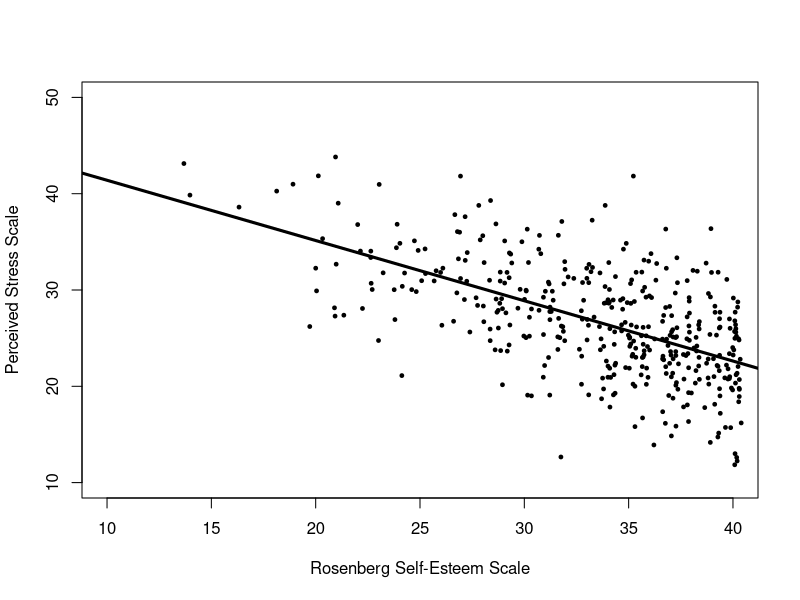
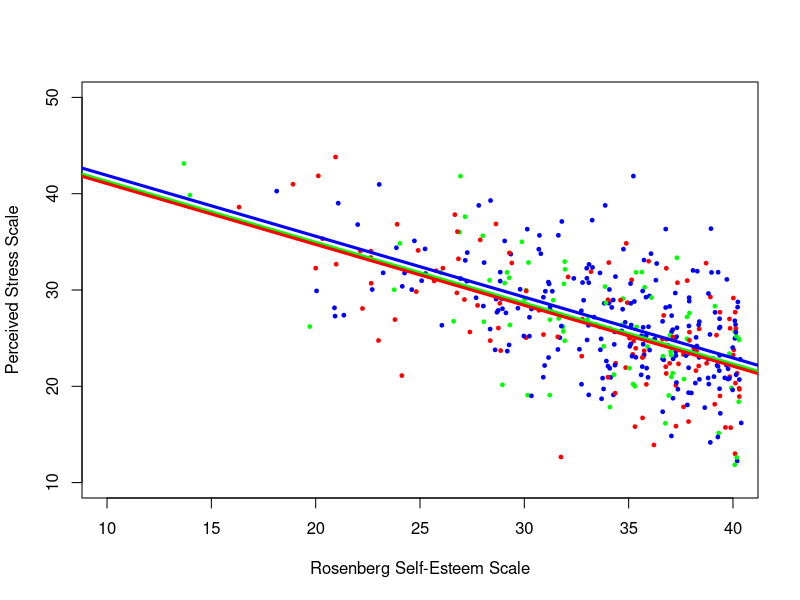
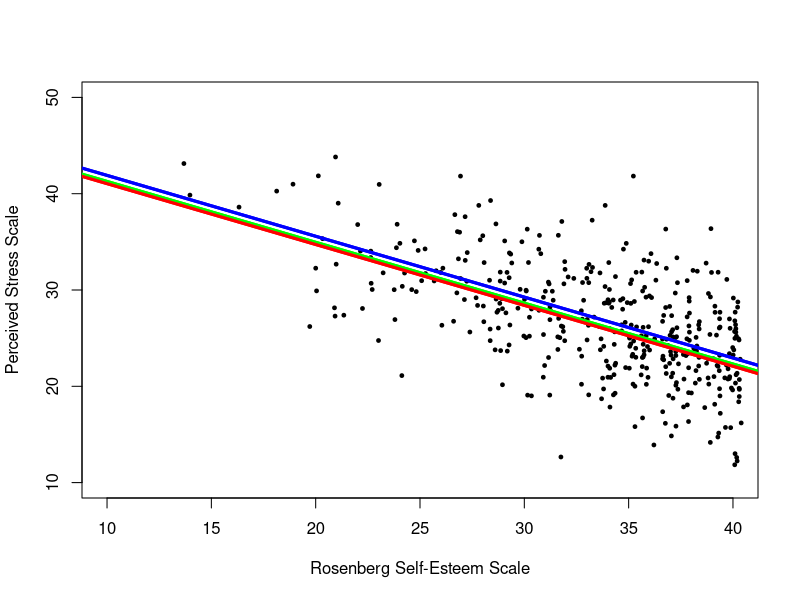
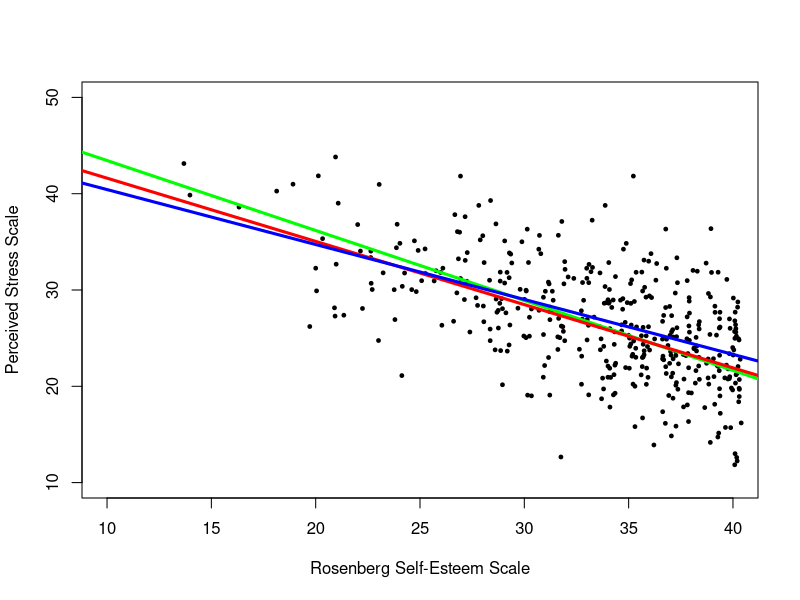
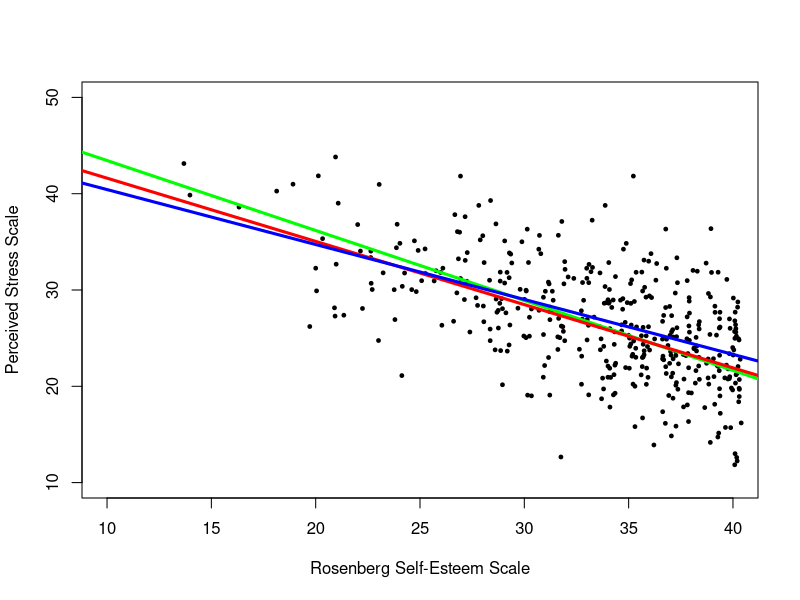
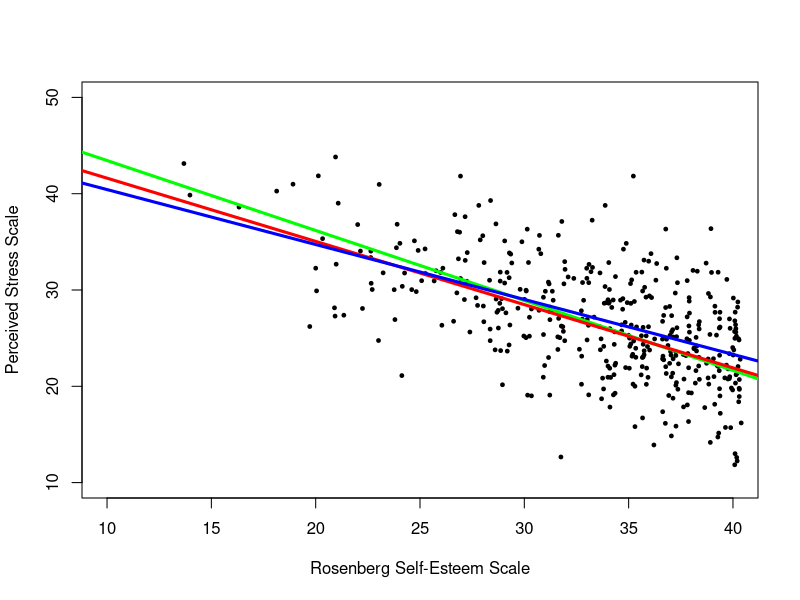
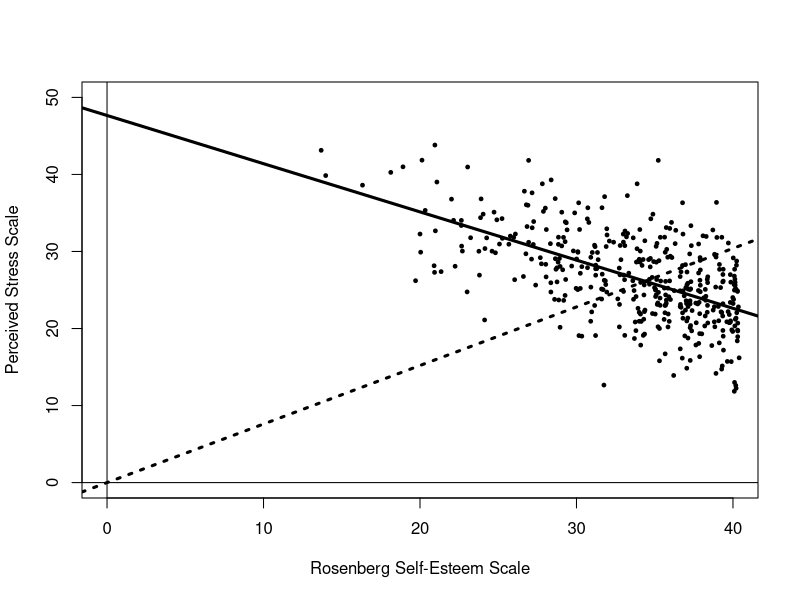

Reproduce these figures in R, in order.
############################################################################

# Open Online R Stream (https://www.wvbauer.com/doku.php/live_streams)
#
# By:   Wolfgang Viechtbauer (https://www.wvbauer.com)
# Date: 2021-04-01
#
# Topic(s):
# - fundamentals of regression modeling with R (part 2)
#
# last updated: 2021-04-07

############################################################################

# read in the data
dat <- read.delim("data_survey_edit.txt", na.strings="", as.is=TRUE)

# look at first 6 rows of the dataset
head(dat)

# to make things a bit easier below, keep only participants with complete data
# on the variables pss, source, rses, and sex
dat <- dat[complete.cases(dat[c("pss", "source", "rses", "sex")]),]

# collapse the source variable down to a smaller number of levels
table(dat$source)
dat$source <- ifelse(dat$source %in% c("children", "family", "friendships", "spouse/partner"), "interpers", dat$source)
dat$source <- ifelse(dat$source %in% c("health/illness", "lack of time", "life in general", "money/finances"), "other", dat$source)
table(dat$source)

############################################################################

# fit a simple regression model with a quantitative predictor (rses)
res <- lm(pss ~ rses, data=dat)
summary(res)

# scatterplot of pss versus rses (with jittering)
set.seed(1234)
plot(jitter(pss, amount=0.4) ~ jitter(rses, amount=0.4), data=dat,
     xlab="Rosenberg Self-Esteem Scale", ylab="Perceived Stress Scale",
     pch=19, cex=0.5, xlim=c(10,40), ylim=c(10,50))

# add the regression line to the scatterplot
abline(res, lwd=3)

############################################################################

# fit a regression model with source and rses as predictors
# note: source is a 'categorical' predictor
res <- lm(pss ~ source + rses, data=dat)
summary(res)

# draw scatterplot again (and color the points by group)
set.seed(1234)
plot(jitter(pss, amount=0.4) ~ jitter(rses, amount=0.4), data=dat,
     pch=19, cex=0.5, xlim=c(10,40), ylim=c(10,50),
     xlab="Rosenberg Self-Esteem Scale", ylab="Perceived Stress Scale",
     col=ifelse(dat$source == "interpers", "green", ifelse(dat$source == "other", "red", "blue")))

# add the regression line for the 'interpers' group
abline(a=coef(res)[1], b=coef(res)[4], lwd=3, col="green")

# add the regression line for the 'other' group
abline(a=coef(res)[1]+coef(res)[2], b=coef(res)[4], lwd=3, col="red")

# add the regression line for the 'work' group
abline(a=coef(res)[1]+coef(res)[3], b=coef(res)[4], lwd=3, col="blue")

# (install if necessary and) load the 'car' package
#install.packages("car")
library(car)

# test if the intercepts differ for 'other' versus 'work'
linearHypothesis(res, hypothesis.matrix=c(0,1,-1,0))

# fit the same model but without the intercept term
res <- lm(pss ~ 0 + source + rses, data=dat)
summary(res)

# draw scatterplot again
set.seed(1234)
plot(jitter(pss, amount=0.4) ~ jitter(rses, amount=0.4), data=dat,
     xlab="Rosenberg Self-Esteem Scale", ylab="Perceived Stress Scale",
     pch=19, cex=0.5, xlim=c(10,40), ylim=c(10,50))

# add the three regression lines to the scatterplot
abline(a=coef(res)[1], b=coef(res)[4], lwd=3, col="green")
abline(a=coef(res)[2], b=coef(res)[4], lwd=3, col="red")
abline(a=coef(res)[3], b=coef(res)[4], lwd=3, col="blue")

# can also use the coefficient names instead of their position
abline(a=coef(res)["sourceinterpers"], b=coef(res)["rses"], lwd=3, col="green")
abline(a=coef(res)["sourceother"],     b=coef(res)["rses"], lwd=3, col="red")
abline(a=coef(res)["sourcework"],      b=coef(res)["rses"], lwd=3, col="blue")

############################################################################

# now fit the model with an interaction between source and rses
res <- lm(pss ~ source * rses, data=dat)
summary(res)

# this notation is actually a shortcut for a model with the two main effects and their interaction
res <- lm(pss ~ source + rses + source:rses, data=dat)
summary(res)

# draw scatterplot again
set.seed(1234)
plot(jitter(pss, amount=0.4) ~ jitter(rses, amount=0.4), data=dat,
     xlab="Rosenberg Self-Esteem Scale", ylab="Perceived Stress Scale",
     pch=19, cex=0.5, xlim=c(10,40), ylim=c(10,50))

# add the three regression lines to the scatterplot
abline(a=coef(res)["(Intercept)"],                            b=coef(res)["rses"],                                 lwd=3, col="green")
abline(a=coef(res)["(Intercept)"] + coef(res)["sourceother"], b=coef(res)["rses"] + coef(res)["sourceother:rses"], lwd=3, col="red")
abline(a=coef(res)["(Intercept)"] + coef(res)["sourcework"],  b=coef(res)["rses"] + coef(res)["sourcework:rses"],  lwd=3, col="blue")

# test if the intercepts differ for 'other' versus 'work'
linearHypothesis(res, hypothesis.matrix=c(0,1,-1,0,0,0))

# test if the slopes differ for 'other' versus 'work'
linearHypothesis(res, hypothesis.matrix=c(0,0,0,0,1,-1))

# can also do the following
linearHypothesis(res, hypothesis.matrix="sourceother - sourcework")
linearHypothesis(res, hypothesis.matrix="sourceother:rses - sourcework:rses")

# note: comparing the intercepts doesn't make much sense here (just for illustration)

# fit the same model but parameterized differently
res <- lm(pss ~ 0 + source + source:rses, data=dat)
summary(res)

# this model directly provides the three intercepts and the three slopes for
# the three groups; the three slopes are the so-called 'simple slopes'

# draw scatterplot again
set.seed(1234)
plot(jitter(pss, amount=0.4) ~ jitter(rses, amount=0.4), data=dat,
     xlab="Rosenberg Self-Esteem Scale", ylab="Perceived Stress Scale",
     pch=19, cex=0.5, xlim=c(10,40), ylim=c(10,50))

# add the three regression lines to the scatterplot
abline(a=coef(res)["sourceinterpers"], b=coef(res)["sourceinterpers:rses"], lwd=3, col="green")
abline(a=coef(res)["sourceother"],     b=coef(res)["sourceother:rses"],     lwd=3, col="red")
abline(a=coef(res)["sourcework"],      b=coef(res)["sourcework:rses"],      lwd=3, col="blue")

############################################################################

# draw scatterplot again
set.seed(1234)
plot(jitter(pss, amount=0.4) ~ jitter(rses, amount=0.4), data=dat,
     xlab="Rosenberg Self-Esteem Scale", ylab="Perceived Stress Scale",
     pch=19, cex=0.5, xlim=c(10,40), ylim=c(10,50))

# fit simple regression models within each group
res.i <- lm(pss ~ rses, data=dat, subset=source=="interpers")
res.o <- lm(pss ~ rses, data=dat, subset=source=="other")
res.w <- lm(pss ~ rses, data=dat, subset=source=="work")

# add the three regression lines to the scatterplot
abline(res.i, lwd=3, col="green")
abline(res.o, lwd=3, col="red")
abline(res.w, lwd=3, col="blue")

# show the results for all three models
rbind(coef(summary(res.i)), coef(summary(res.o)), coef(summary(res.w)))[c(1,3,5,2,4,6),]

# compare this to the results from the model we fitted earlier
res <- lm(pss ~ 0 + source + source:rses, data=dat)
coef(summary(res))

# the coefficients are the same, but the SEs differ; when we fit the three
# simple regression models, we allow the residual standard error to differ
# across the three groups, while model 'res' assumes that the residual
# standard error is the same for the three groups

c(sigma(res.i), sigma(res.o), sigma(res.w))
sigma(res)

# as a result, the SEs of the coefficients will differ slightly

############################################################################

# let's go back to a simple regression model
res <- lm(pss ~ rses, data=dat)
summary(res)

# how is R^2 computed? (https://en.wikipedia.org/wiki/R-squared)
res1 <- lm(pss ~ rses, data=dat)
res0 <- lm(pss ~ 1, data=dat)
(sum(resid(res0)^2) - sum(resid(res1)^2)) / sum(resid(res0)^2)
summary(res1)

# draw scatterplot again and add the regression line
set.seed(1234)
plot(jitter(pss, amount=0.4) ~ jitter(rses, amount=0.4), data=dat,
     xlab="Rosenberg Self-Esteem Scale", ylab="Perceived Stress Scale",
     pch=19, cex=0.5, xlim=c(0,40), ylim=c(0,50))
abline(res, lwd=3)

# now fit the model without an intercept term
res <- lm(pss ~ 0 + rses, data=dat)
summary(res)

# add the regression line (which is forced to have an intercept of 0 now)
abline(a=0, b=coef(res), lty="dotted", lwd=3)
abline(v=0)
abline(h=0)

# why is R^2 so high? the 'baseline' model against which we compare model
# 'res1' assumes that the average outcome is 0; that is a very poor model and
# hence adding 'rses' as a predictor does lead to a great reduction in the
# residual sum of squares
res1 <- lm(pss ~ 0 + rses, data=dat)
res0 <- lm(pss ~ 0, data=dat)
(sum(resid(res0)^2) - sum(resid(res1)^2)) / sum(resid(res0)^2)

# however, this is a rather misleading value of R^2; generally, we should
# never remove the intercept in models where the predictor (or all of the
# predictors) are quantitative variables (there are of course exceptions to
# this)

# how is that different from the case where the predictor was categorical?
res <- lm(pss ~ source, data=dat)
summary(res)
res <- lm(pss ~ 0 + source, data=dat)
summary(res)

# when we remove the intercept, we still get the same model, it's just
# parameterized differently; however, the R^2 from the model without the
# intercept is again misleading

############################################################################
